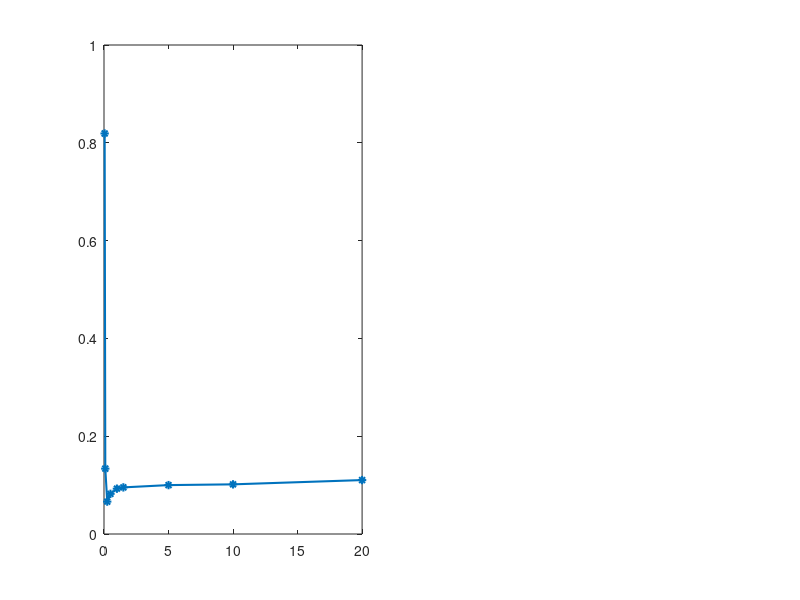

This chart was generated by the following MATLAB code: (Note: this script raises an error after producing the figure.)
clc; clear all; close all;

%% n=51, dx=0.04 (dt varyinig, dx constant)
dxdt = [0.05 0.1 0.25 0.5 1 1.5 5 10 20];
dt = [0.8 0.4 0.16 0.08 0.04 0.0266667 0.008 0.004 0.002];
err = [0.819062 0.133695 0.0662523 0.0821121 0.0926881 0.0953226 0.100007 0.101538 0.11027];

figure()
subplot(1,2,1)
plot(dxdt, err, '*-','LineWidth',1.5)
hold on 
xline(1, 'r','LineWidth',1.5)
legend('Error vs \Delta t', '\Delta x = \Delta t','FontSize',18)
ylabel('Error','FontSize',18)
xlabel('\Delta x/\Delta t','FontSize',18)
subplot(1,2,2)
plot(dt, err, '*-','LineWidth',1.5)
hold on 
xline(0.04, 'r','LineWidth',1.5)
legend('Error vs \Delta t', '\Delta x = \Delta t','FontSize',18)
ylabel('Error','FontSize',18)
xlabel('\Delta t','FontSize',18)
sgtitle('Error with n=51, \Delta x=0.04','FontSize',24)

figure()
loglog(dt, err, '*-', 'LineWidth',1.5)
hold on
loglog(dt,arrayfun(@(dx) dx^0,dt),'g:','LineWidth',1.5)
loglog(dt,arrayfun(@(dx) dx^1,dt),'r:','LineWidth',1.5)
loglog(dt,arrayfun(@(dx) dx^2,dt),'m:','LineWidth',1.5)
xlabel('dt','FontSize',18)
ylabel('error','FontSize',18)
legend('SL', 'slope 0', 'slope -1', 'slope -2', 'FontSize',24,'Location','southeast')
title('SL Error and Convergence, n=51, \Delta x=0.04','FontSize',24)


%% n=21, dx=0.1 (dt varyinig, dx constant)
% Decided not to use these results as redundant, commenting out
% dxdt = [0.1 0.25 0.5 1 1.5 5 10 20];
% dt=[1 0.4 0.2 0.1 0.0666667 0.02 0.01 0.005];
% err=[2.00317 0.132414 0.126875 0.156255 0.168773 0.182862 0.185717 0.187163];
% 
% figure()
% subplot(1,2,1)
% plot(dxdt, err, '*-','LineWidth',1.5)
% hold on 
% xline(1, 'r','LineWidth',1.5)
% legend('Error vs \Delta t', '\Delta x = \Delta t','FontSize',18)
% ylabel('Error','FontSize',18)
% xlabel('\Delta x/\Delta t','FontSize',18)
% subplot(1,2,2)
% plot(dt, err, '*-','LineWidth',1.5)
% hold on 
% xline(0.1, 'r','LineWidth',1.5)
% legend('Error vs \Delta t', '\Delta x = \Delta t','FontSize',18)
% ylabel('Error','FontSize',18)
% xlabel('\Delta t','FontSize',18)
% sgtitle('Error with n=21, \Delta x=0.1','FontSize',24)
% 
% figure()
% loglog(dt, err, '*-', 'LineWidth',1.5)
% hold on
% loglog(dt,arrayfun(@(dx) dx^0,dt),'g:','LineWidth',1.5)
% loglog(dt,arrayfun(@(dx) dx^1,dt),'r:','LineWidth',1.5)
% loglog(dt,arrayfun(@(dx) dx^2,dt),'m:','LineWidth',1.5)
% xlabel('dt','FontSize',18)
% ylabel('error','FontSize',18)
% legend('SL', 'slope 0', 'slope -1', 'slope -2', Location='northwest')
% title('SL Error and Convergence, n=21, \Delta x=0.1','FontSize',24)

%% dt =0.1 (dt constant, dx varying)
dx=[0.2 0.1 0.0666667 0.05 0.04 0.02 0.01];
dxdt=[2 1 0.666667 0.5 0.4 0.2 0.1];
err=[0.352739 0.156255 0.122079 0.105523 0.0756888 0.0317766 0.0215366];

figure()
subplot(1,2,1)
plot(dxdt, err, '*-','LineWidth',1.5)
hold on 
xline(1, 'r','LineWidth',1.5)
legend('Error vs \Delta x', '\Delta x = \Delta t','FontSize',18)
ylabel('Error','FontSize',18)
xlabel('\Delta x/\Delta t','FontSize',18)
subplot(1,2,2)
plot(dx, err, '*-','LineWidth',1.5)
hold on 
xline(0.1, 'r','LineWidth',1.5)
legend('Error vs \Delta t', '\Delta x = \Delta t','FontSize',18)
ylabel('Error','FontSize',18)
xlabel('\Delta x','FontSize',18)
sgtitle('Error with \Delta t=0.1','FontSize',24)

figure()
loglog(dx, err, '*-', 'LineWidth',1.5)
hold on
loglog(dx,arrayfun(@(dxs) dxs^0,dx),'g:','LineWidth',1.5)
loglog(dx,arrayfun(@(dxs) dxs^1,dx),'r:','LineWidth',1.5)
loglog(dx,arrayfun(@(dxs) dxs^2,dx),'m:','LineWidth',1.5)
xlabel('dx','FontSize',18)
ylabel('error','FontSize',18)
legend('SL', 'slope 0', 'slope -1', 'slope -2', 'FontSize',24,'Location','southeast')
title('SL Error and Convergence \Delta t=0.1','FontSize',24)